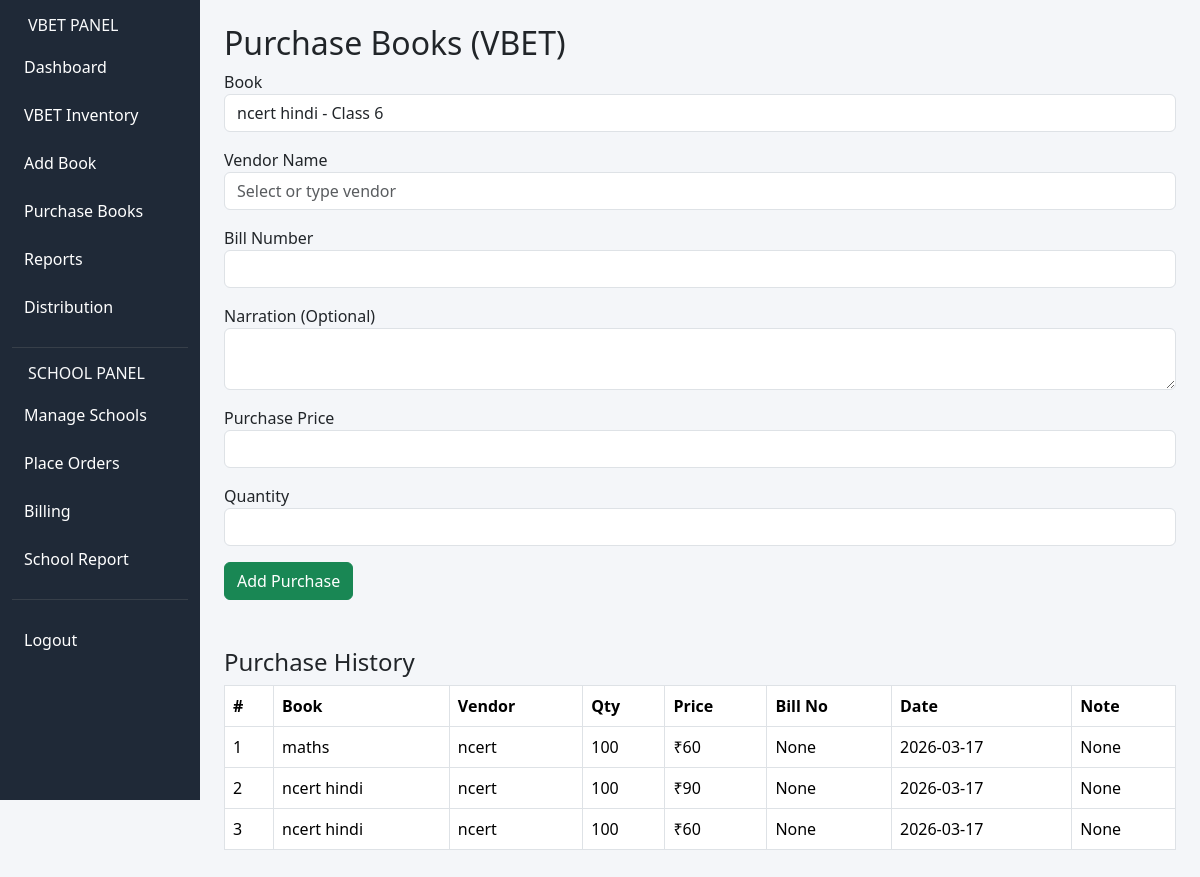
/purchase, run on the app's committed database.
### tables this page shows
CREATE TABLE purchases(
        id INTEGER PRIMARY KEY AUTOINCREMENT,
        book_id INTEGER,
        vendor TEXT,
        price INTEGER,
        qty INTEGER,
        date TEXT
    , bill_no TEXT, narration TEXT);

CREATE TABLE books(
        id INTEGER PRIMARY KEY AUTOINCREMENT,
        name TEXT,
        class TEXT,
        mrp INTEGER
    );

### app.py (the view, shortened to what this page needs)
@app.route("/purchase", methods=["GET", "POST"])
def purchase():
    conn = db()
    c = conn.cursor()
    books = c.execute("SELECT * FROM books").fetchall()
    purchases = c.execute("""
    SELECT purchases.id, books.name, vendor, qty, price, bill_no, date, narration
    FROM purchases
    JOIN books ON books.id = purchases.book_id
    ORDER BY purchases.id DESC
    """).fetchall()
    vendors = c.execute("""
    SELECT DISTINCT vendor FROM purchases
    ORDER BY vendor
    """).fetchall()
    conn.close()
    return render_template(
        "purchase.html",
        books=books,
        purchases=purchases,
        vendors=vendors
    )

### app.py (called while the page is built)
def db():
    return sqlite3.connect(DB)

### templates/purchase.html (shortened to what this page needs)
{% extends "base.html" %}
{% block content %}
<h2>Purchase Books (VBET)</h2>
<form method="post">
<div class="mb-3">
<label>Book</label>
<select class="form-control" name="book">
{% for b in books %}
<option value="{{b[0]}}">
{{b[1]}} - Class {{b[2]}}
</option>
{% endfor %}
</select>
</div>
<div class="mb-3">
<label>Vendor Name</label>
<input list="vendor_list" class="form-control" name="vendor" placeholder="Select or type vendor">
</div>
<div class="mb-3">
<label>Bill Number</label>
<input class="form-control" name="bill_no">
</div>
<div class="mb-3">
<label>Narration (Optional)</label>
<textarea class="form-control" name="narration"></textarea>
</div>
<div class="mb-3">
<label>Purchase Price</label>
<input class="form-control" name="price">
</div>
<div class="mb-3">
<label>Quantity</label>
<input class="form-control" name="qty">
</div>
<button class="btn btn-success">Add Purchase</button>
</form>
<h4 class="mt-5">Purchase History</h4>
<table class="table table-bordered">
<tr>
<th>#</th>
<th>Book</th>
<th>Vendor</th>
<th>Qty</th>
<th>Price</th>
<th>Bill No</th>
<th>Date</th>
<th>Note</th>
</tr>
{% for p in purchases %}
<tr>
<td>{{loop.index}}</td>
<td>{{p[1]}}</td>
<td>{{p[2]}}</td>
<td>{{p[3]}}</td>
<td>₹{{p[4]}}</td>
<td>{{p[5]}}</td>
<td>{{p[6]}}</td>
<td>{{p[7]}}</td>
</tr>
{% endfor %}
</table>
{% endblock %}

### templates/base.html (style rules this page uses)
body { background:#f4f6f9; }

### data on the page
purchases: name "maths", vendor "ncert", qty "100", price "60", p "None", date "2026-03-17"
purchases: name "ncert hindi", vendor "ncert", qty "100", price "90", p "None", date "2026-03-17"
purchases: name "ncert hindi", vendor "ncert", qty "100", price "60", p "None", date "2026-03-17"

### other printed values
form field book "ncert hindi - Class 6"
